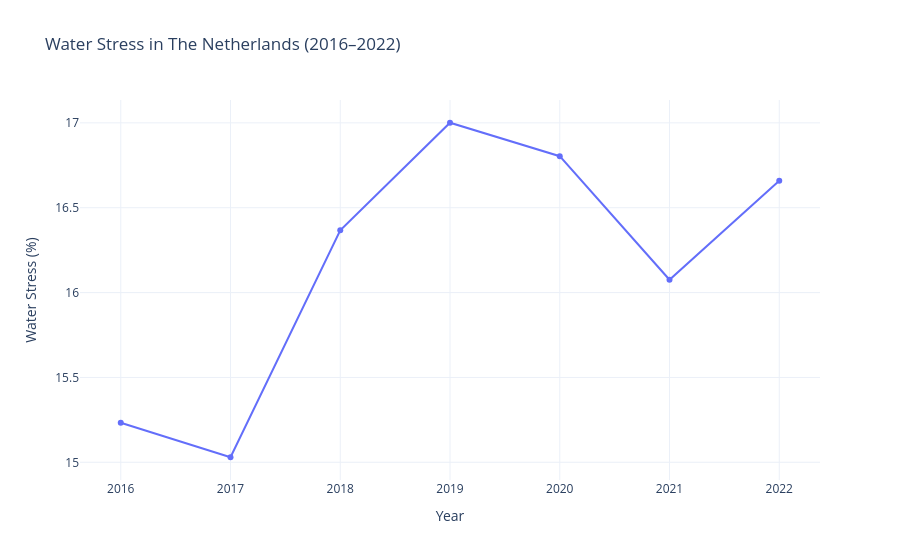

Notebook source saved alongside this figure:
### Code cell
# visualization 1: change in water stress in nl 
import plotly.express as px

fig = px.line(
    water_stress_nl,
    x='Year',
    y='Value',
    title='Water Stress in The Netherlands (2016–2022)',
    labels={'Value': 'Water Stress (%)'},
    markers=True
)

fig.update_layout(template='plotly_white')
fig.write_html("docs/data/visual_charts_graphs/netherlands_water_stress.html")
fig.show()

### Figure 1 — Plotly figure (JSON) as saved in the notebook; plotly's stock layout.template omitted (floating-point values rounded to 4 significant figures)
{"data": [{"hovertemplate": "Year=%{x}<br>Water Stress (%)=%{y}<extra></extra>", "legendgroup": "", "line": {"color": "#636efa", "dash": "solid"}, "marker": {"symbol": "circle"}, "mode": "markers+lines", "name": "", "orientation": "v", "showlegend": false, "type": "scatter", "x": [2016, 2017, 2018, 2019, 2020, 2021, 2022], "xaxis": "x", "y": [15.23, 15.03, 16.37, 17.0, 16.8, 16.08, 16.66], "yaxis": "y"}], "layout": {"autosize": true, "legend": {"tracegroupgap": 0}, "title": {"text": "Water Stress in The Netherlands (2016–2022)"}, "xaxis": {"anchor": "y", "autorange": true, "domain": [0, 1], "range": [2016.0, 2022.0], "title": {"text": "Year"}, "type": "linear"}, "yaxis": {"anchor": "x", "autorange": true, "domain": [0, 1], "range": [14.87, 17.16], "title": {"text": "Water Stress (%)"}, "type": "linear"}}}
